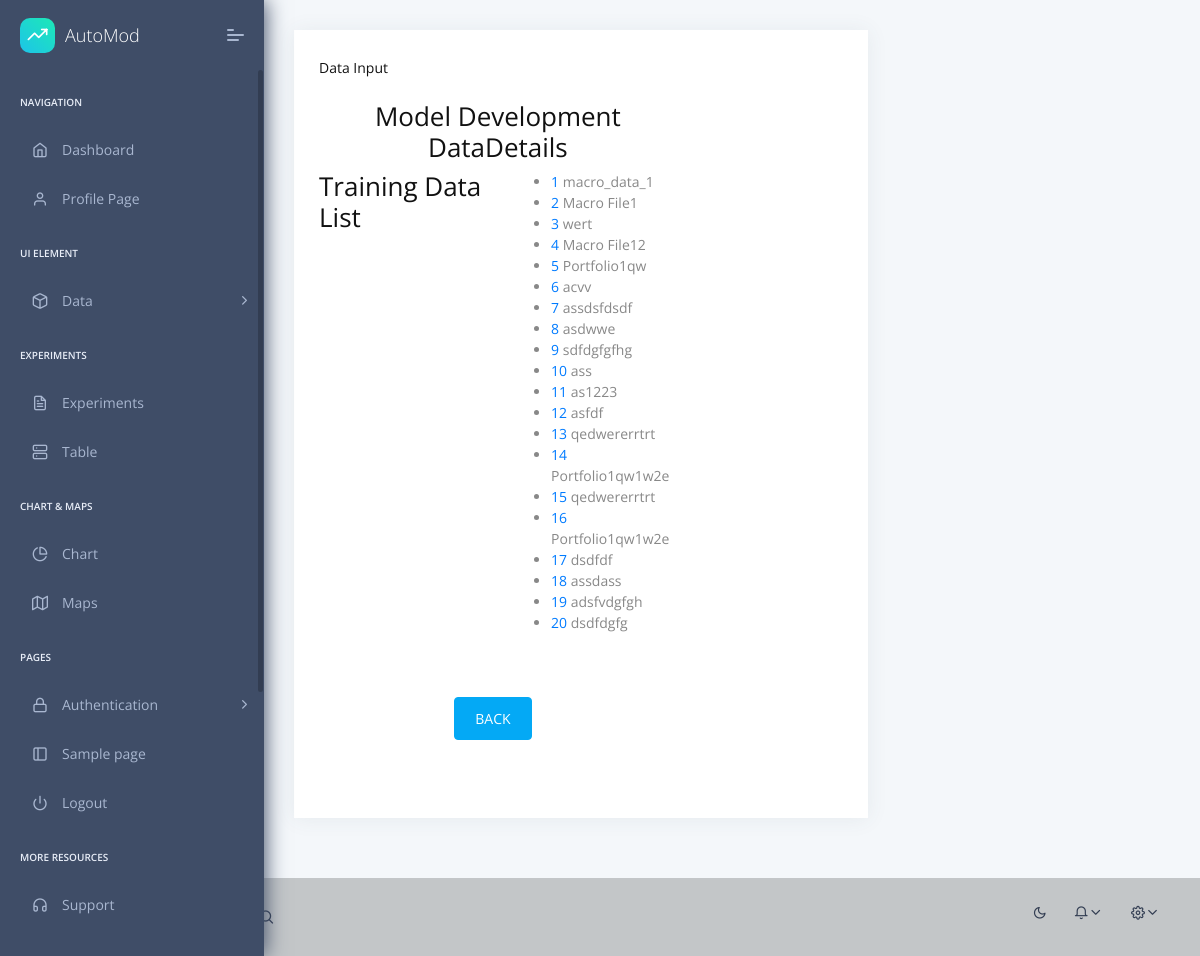
The app's page /logistic_build/traindata, older data.
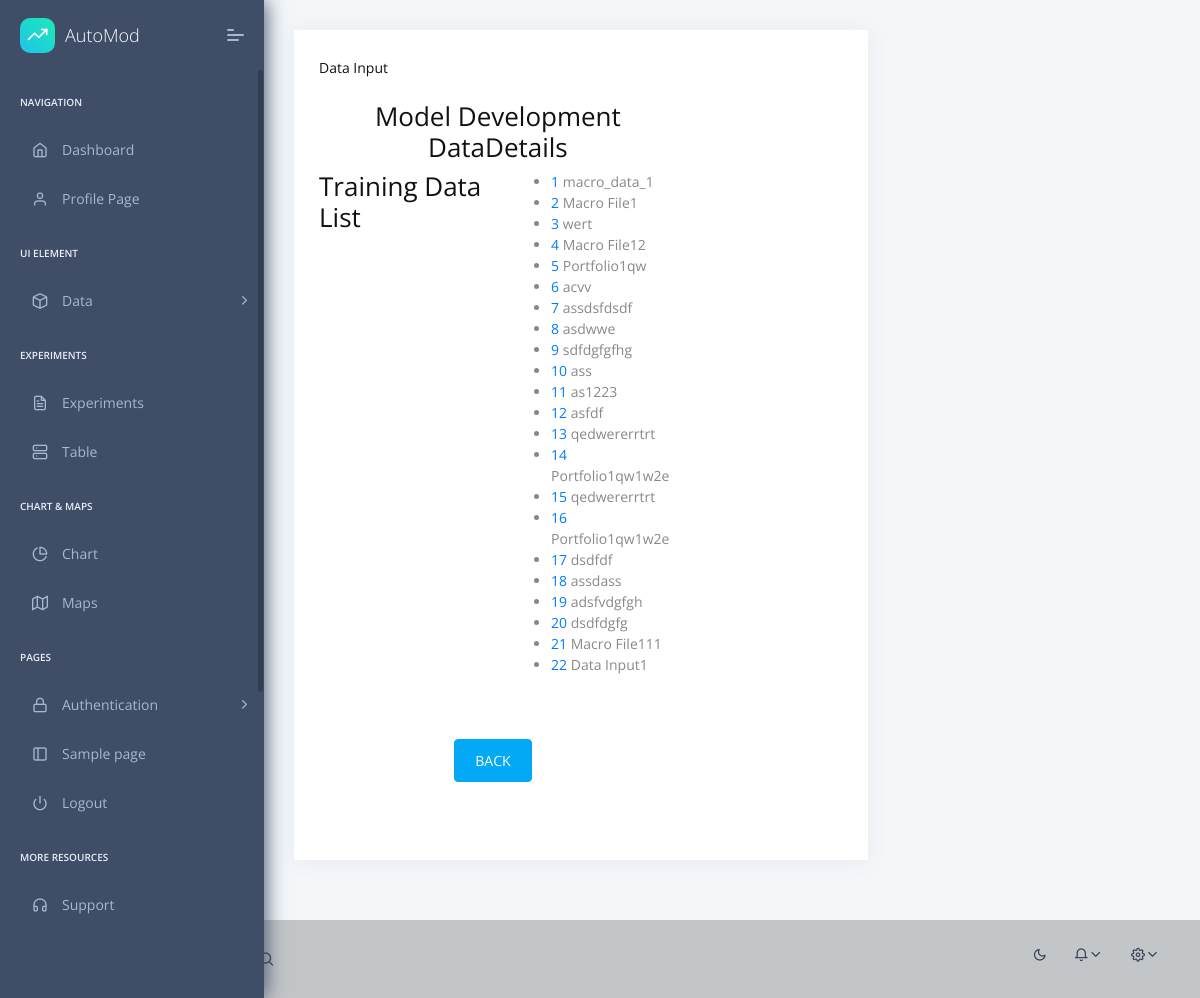
The same page, newer data.
### logistic_build/models.py (models this page shows, shortened)
class Traindata(models.Model):
    file_id= models.AutoField(primary_key=True)
    train_data_name=models.CharField(max_length=100,null=True,blank=True)
    train_path = models.CharField(max_length=50)
    def get_absolute_url(self):
        return reverse('traindata_detail', args=[str(self.file_id)])

### logistic_build/views.py (the view)
# urls.py: path('traindata', views.TraindataListView.as_view(), name='all'),
class TraindataListView(TraindataBaseView, ListView):
    """View to list all films.
    Use the 'film_list' variable in the template
    to access all Traindata objects"""

### logistic_build/context_processors.py (called while the page is built)
def cfg_assets_root(request):
    return { 'ASSETS_ROOT' : settings.ASSETS_ROOT }

### logistic_build/templates/logistic_build/traindata_list.html (shortened to what this page needs)
{% extends 'logistic_build/index.html' %}
{% block  list_view_content%}
<div class="" style="width: 70%;">
    <div class="col">
        <h3 class="text-center">Model Development DataDetails</h3>
        <div class="d-flex justify-content-center">
        <h3>Training Data List</h3>
        {% if traindata_list %}
            <ul>
                {% for traindata in traindata_list %}
            <li>
                <a href="{{ traindata.get_absolute_url }}">{{ traindata.file_id }}</a> {{traindata.train_data_name}}
            </li>
            {% endfor %}
            </ul>
        {% else %}
            <p>There are no data in the library.</p>
        {% endif %}
        </div>
        <div class="d-flex justify-content-center">
            <a href="{% url 'all' %}" class="d-block btn btn-primary btn-lg my-5">BACK</a>
        </div>
    </div>
</div>
{% endblock  %}

### logistic_build/templates/logistic_build/index.html (shortened to what this page needs)
{% extends "logistic_build/layouts/base.html" %}
{% block content %}
    <div class="pcoded-main-container">
        <div class="pcoded-wrapper">
            <div class="pcoded-content">
                <div class="pcoded-inner-content">
                    <div class="main-body">
                        <div class="page-wrapper">
                            <div class="row">
                                <div class="col-xl-8 col-md-6">
                                    <div class="card daily-sales">
                                        <div class="card-block">
                                            <h6 class="mb-4">Data Input</h6>
                                            <div class="row d-flex align-items-center">
                                                {% block list_view_content%}{% endblock  %}
                                            </div>
                                        </div>
                                    </div>
                                </div>
                            </div>
                            </div>
                        </div>
                    </div>
                </div>
            </div>
        </div>
{% endblock content %}

### logistic_build/templates/logistic_build/layouts/base.html (shortened to what this page needs)
{% load static %}
<!DOCTYPE html>
<html lang="en">
<head>
    <link rel="stylesheet" href="{% static 'logistic_build/assets/fonts/fontawesome/css/fontawesome-all.min.css' %}">
    <link rel="stylesheet" href="{% static 'logistic_build/assets/plugins/animation/css/animate.min.css' %}">
    <link rel="stylesheet" href="{% static 'logistic_build/assets/css/style.css' %}" >
    <link rel="stylesheet" href="{% static 'logistic_build/assets/css/dark.css' %}" >
</head>
<body>
    {% block content %}{% endblock content %}
    {% include 'logistic_build/includes/sidebar.html' %}
    {% include 'logistic_build/includes/navigation.html' %}
</body>
</html>

### logistic_build/templates/logistic_build/includes/sidebar.html (shortened to what this page needs)
<nav class="pcoded-navbar">
    <div class="navbar-wrapper">
        <div class="navbar-brand header-logo">
            <a href="/" class="b-brand">
                <div class="b-bg">
                    <i class="feather icon-trending-up"></i>
                </div>
                <span class="b-title">AutoMod</span>
            </a>
            <a class="mobile-menu" id="mobile-collapse" href="javascript:"><span></span></a>
        </div>
        <div class="navbar-content scroll-div">
            <ul class="nav pcoded-inner-navbar">
                <li class="nav-item pcoded-menu-caption">
                    <label>Navigation</label>
                </li>
                <li data-username="dashboard Default Ecommerce CRM Analytics Crypto Project"
                    class="nav-item {% if 'index' in segment %} active {% endif %}">
                    <a href="/" class="nav-link "><span class="pcoded-micon"><i class="feather icon-home"></i></span><span
                            class="pcoded-mtext">Dashboard</span></a>
                </li>
                <li data-username="Profile Page"
                    class="nav-item {% if 'profile' in segment %} active {% endif %}">
                    <a href="/profile.html" class="nav-link">
                        <span class="pcoded-micon"><i class="feather icon-user"></i></span>
                            <span class="pcoded-mtext">Profile Page</span></a>
                </li>
                <li class="nav-item pcoded-menu-caption">
                    <label>UI Element</label>
                </li>
                <li data-username="basic components Button Alert Badges breadcrumb Paggination progress Tooltip popovers Carousel Cards Collapse Tabs pills Modal Grid System Typography Extra Shadows Embeds"
                    class="nav-item pcoded-hasmenu ">
                    <a href="javascript:" class="nav-link "><span class="pcoded-micon"><i class="feather icon-box"></i></span><span
                            class="pcoded-mtext">Data</span></a>
                </li>
                <li class="nav-item pcoded-menu-caption">
                    <label>Experiments</label>
                </li>
                <li data-username="form elements advance componant validation masking wizard picker select"
                    class="nav-item {% if 'form_elements' in segment %} active {% endif %}">
                    <a href="/logistic_build/experiment" class="nav-link "><span class="pcoded-micon"><i
                            class="feather icon-file-text"></i></span><span
                            class="pcoded-mtext">Experiments</span></a>
                </li>
                <li data-username="Table bootstrap datatable footable"
                    class="nav-item {% if 'tbl_bootstrap' in segment %} active {% endif %}">
                    <a href="/tbl_bootstrap.html" class="nav-link "><span class="pcoded-micon"><i
                            class="feather icon-server"></i></span><span class="pcoded-mtext">Table</span></a>
                </li>
                <li class="nav-item pcoded-menu-caption">
                    <label>Chart & Maps</label>
                </li>
                <li data-username="Charts Morris"
                    class="nav-item {% if 'chart-morris' in segment %} active {% endif %}">
                    <a href="/chart-morris.html" class="nav-link "><span
                        class="pcoded-micon"><i class="feather icon-pie-chart"></i></span><span class="pcoded-mtext">Chart</span></a>
                </li>
                <li data-username="Maps Google"
                    class="nav-item {% if 'map-google' in segment %} active {% endif %}">
                    <a href="/map-google.html" class="nav-link "><span
                        class="pcoded-micon"><i class="feather icon-map"></i></span><span
                        class="pcoded-mtext">Maps</span></a></li>
                <li class="nav-item pcoded-menu-caption">
                    <label>Pages</label>
                </li>
                <li data-username="Authentication Sign up Sign in reset password Change password Personal information profile settings map form subscribe"
                    class="nav-item pcoded-hasmenu">
                    <a href="javascript:" class="nav-link "><span class="pcoded-micon"><i class="feather icon-lock"></i></span><span
                            class="pcoded-mtext">Authentication</span></a>
                </li>
                <li data-username="Sample Page" class="nav-item"><a href="/page-blank.html" class="nav-link"><span
                        class="pcoded-micon"><i class="feather icon-sidebar"></i></span><span class="pcoded-mtext">Sample page</span></a>
                </li>
                <li data-username="Disabled Menu" class="nav-item">
                    <a href="" class="nav-link">
                        <span class="pcoded-micon"><i class="feather icon-power"></i></span><span class="pcoded-mtext">Logout</span>
                    </a>
                </li>
                <li class="nav-item pcoded-menu-caption">
                    <label>More Resources</label>
                </li>
                <li data-username="Support Page" class="nav-item ">
                    <a target="_blank" href="https://appseed.us/support" class="nav-link">
                        <span class="pcoded-micon">
                            <i class="feather icon-headphones"></i>
                        </span>
                        <span class="pcoded-mtext">Support</span>
                    </a>
                </li>
            </ul>
        </div>
    </div>
</nav>

### logistic_build/templates/logistic_build/includes/navigation.html (shortened to what this page needs)
{% load static %}
<header class="navbar pcoded-header navbar-expand-lg navbar-light">
    <div class="collapse navbar-collapse">
        <ul class="navbar-nav mr-auto">
            <li><a href="javascript:" class="full-screen" onclick="javascript:toggleFullScreen()"></a></li>
            <li class="nav-item dropdown">
                <a class="dropdown-toggle" href="javascript:" data-toggle="dropdown">Dropdown</a>
            </li>
            <li class="nav-item">
                <div class="main-search">
                    <div class="input-group">
                        <span class="input-group-append search-btn btn btn-primary">
                                <i class="feather icon-search input-group-text"></i>
                            </span>
                    </div>
                </div>
            </li>
        </ul>
        <ul class="navbar-nav ml-auto">
            <li>
                <label>
                    <i class="icon feather icon-sun" id="theme-indicator"></i>
                </label>
            </li>
            <li>
                <div class="dropdown">
                    <a class="dropdown-toggle" href="javascript:" data-toggle="dropdown"><i
                            class="icon feather icon-bell"></i></a>
                </div>
            </li>
            <li>
                <div class="dropdown drp-user">
                    <a href="javascript:" class="dropdown-toggle" data-toggle="dropdown">
                        <i class="icon feather icon-settings"></i>
                    </a>
                </div>
            </li>
        </ul>
    </div>
</header>

### logistic_build/templates/logistic_build/includes/scripts.html (shortened to what this page needs)
{% load static %}

### logistic_build/static/logistic_build/assets/css/dark.css (style rules this page uses)
#theme-indicator { cursor: pointer; }
.pcoded-header label { color: #3f4d67; }

Row changes from the older to the newer data that the page shows:
added Traindata: file_id "21", train_data_name "Macro File111"
added Traindata: file_id "22", train_data_name "Data Input1"
